Frame 1 (no input): blank canvas, image omitted
Frame 60 (the mouse pressed at the canvas centre just before this capture): blank canvas, image omitted
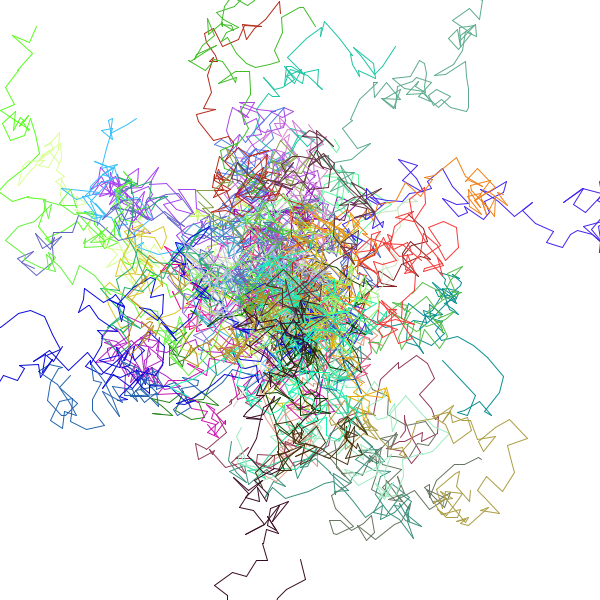
Frame 120 (the mouse held since frame 60 and released just before this capture)

The Processing sketch whose frames 1 and 60 were blank and that drew this single picture after the mouse press (run headless with seeded random() and noise(); from frame 60 on, the mouse is pressed at the canvas centre):

// Processing sketch: processing_5672
// ── processing_5672.pde

void setup()
{
  size(600, 600);
  frameRate(30);
  background(255);
}

void draw()
{
  //background(255);

  if (mousePressed) {
    mouseClickLine(mouseX, mouseY);
  }

}

void mouseClickLine(int tempPosX, int tempPosY)
{
  int prevPosX;
  int prevPosY;
  
  stroke((int)random(0, 255), (int)random(0, 255), (int)random(0, 255));
  
  for (int i = 0; i < 100 ;i++)
  { 
    prevPosX = tempPosX;
    prevPosY = tempPosY;
    
    if (i == 0) {
      tempPosX = (int)random((prevPosX - 20), (prevPosX + 20));
      tempPosY = (int)random((prevPosY - 20), (prevPosY + 20));
      line(prevPosX, prevPosY, tempPosX, tempPosY);
    }
    
    tempPosX = (int)random((tempPosX - 20), (tempPosX + 20));
    tempPosY = (int)random((tempPosY - 20), (tempPosY + 20));
    
    line(prevPosX, prevPosY, tempPosX, tempPosY);
  } 
}

/* override keyPressed function */
void keyPressed()
{
  if (key == ' ') {
    background(255);
  }
}
